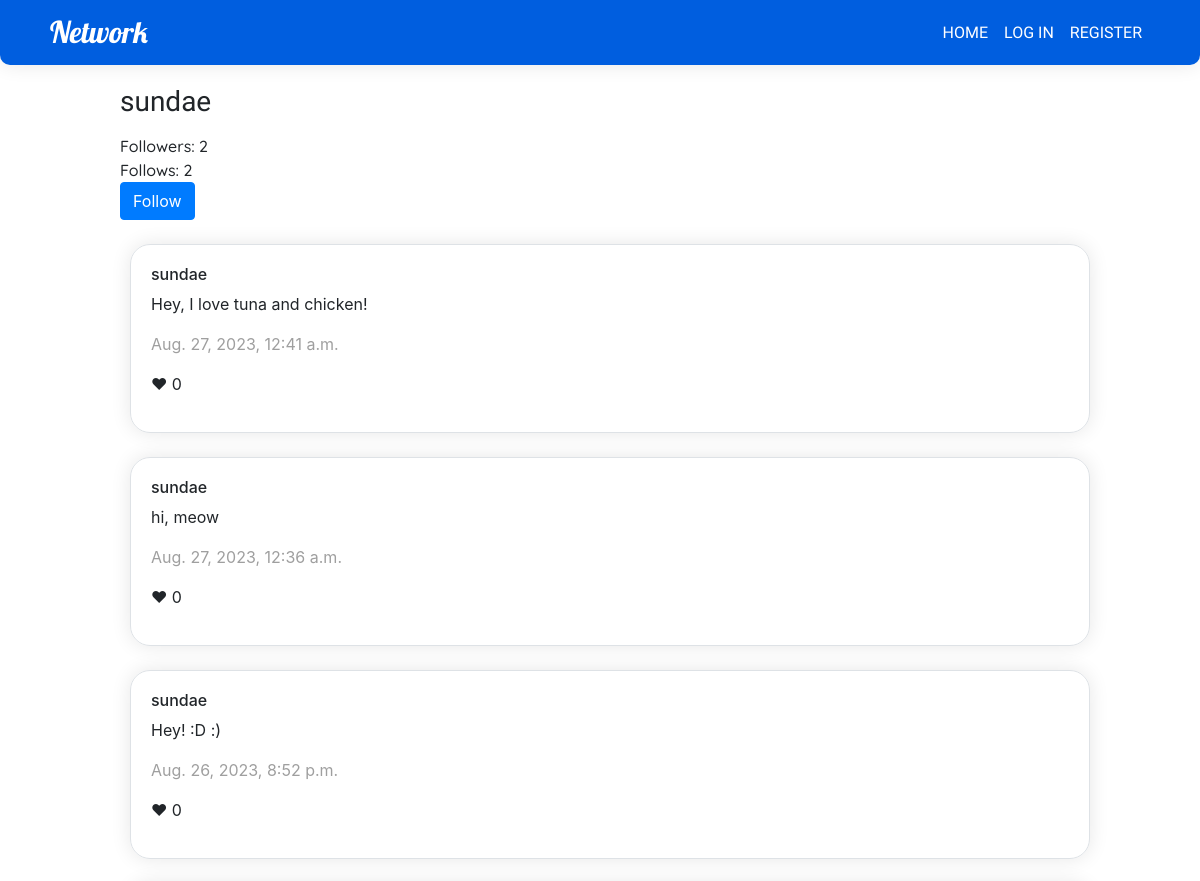
Before: /user_profile/2 (upper part) with the older database file.
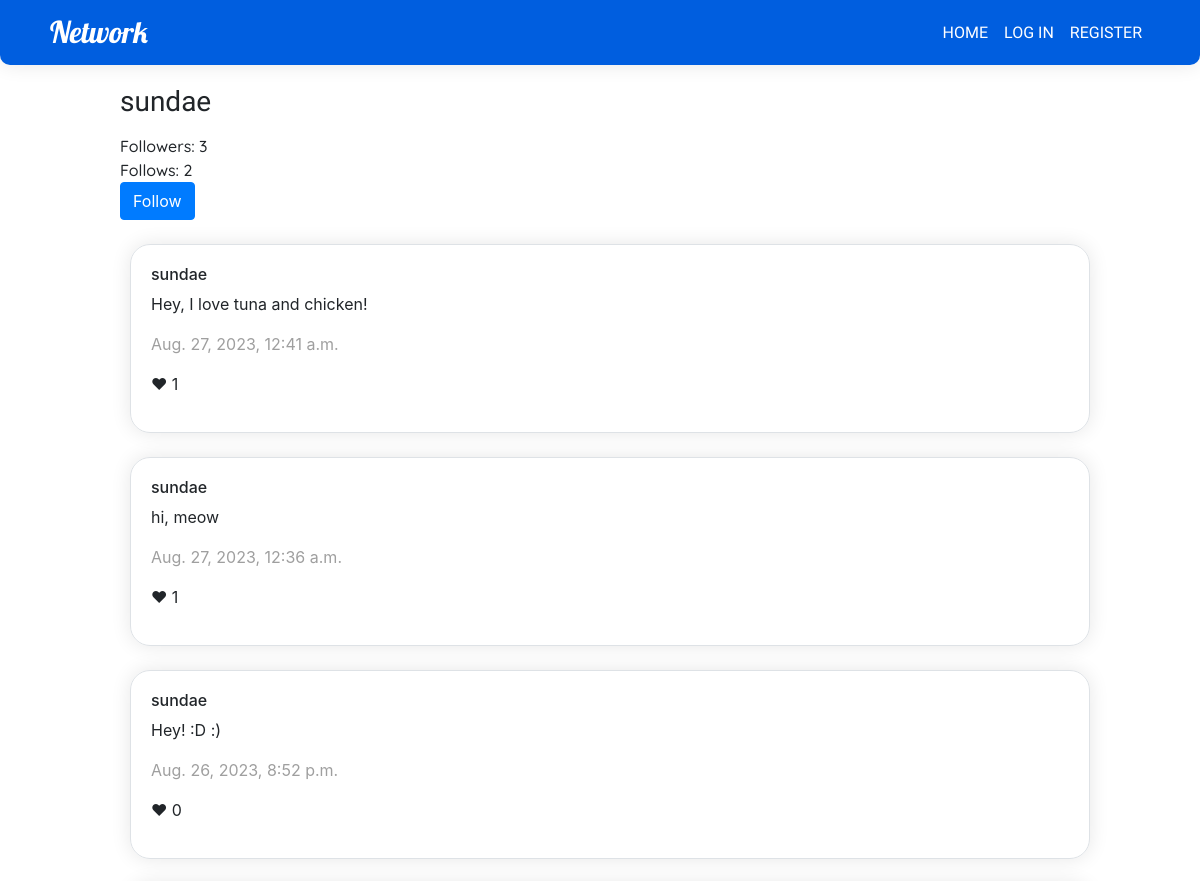
After: the same page with the newer database file.
### network/models.py (models this page shows, shortened)
class Post(models.Model):
    content = models.CharField(max_length=140)
    user = models.ForeignKey(User, related_name=("author"), on_delete=models.CASCADE)
    date = models.DateTimeField(auto_now_add=True)
    likedBy = models.ManyToManyField(User, null=True, blank=True, related_name="likedBy")
    likes = models.IntegerField(default=0)

class User(AbstractUser):
    followers = models.ManyToManyField('self', symmetrical=False, related_name='user_followers')
    follows = models.ManyToManyField('self', symmetrical=False, related_name='user_follows')

### network/views.py (the view)
# urls.py: path("user_profile/<int:id>", views.user_profile, name="user_profile"),
def user_profile(request, id):
    profile = User.objects.get(pk=id)
    postData = Post.objects.filter(user=profile).order_by('-date')
    followers = profile.followers.all().count()
    follows = profile.follows.all().count()
    paginator = Paginator(postData, 10)
    page_number = request.GET.get('page')
    page_obj = paginator.get_page(page_number)
    userIn = request.user
    if userIn == profile:
        isAuthor = True
    else:
        isAuthor = False
    if userIn in profile.followers.all():
        alreadyFollow = True
    else:
        alreadyFollow = False
    if userIn.is_authenticated:
        liked_post_ids = Like.objects.filter(whoLiked=userIn).values_list('postLiked_id', flat=True)
    else:
        liked_post_ids =[]
    return render(request, "network/user_profile.html", {
        "posts":page_obj,
        "userProf":profile,
        "userIn": userIn,
        "followers":followers,
        "follows":follows,
        "alreadyFollow":alreadyFollow,
        "isAuthor":isAuthor,
        "profile":profile,
        "likedPostsId": liked_post_ids
    })

### network/templates/network/user_profile.html (shortened to what this page needs)
{% extends "network/layout.html" %} {% block body %}
<div class="container-center">
    <h3 class="francois-one-regular">{{ userProf }}</h3>
    <div style="margin-top: 15px;">
      <a class="quicksand">Followers: {{ followers }}</a>
      <br>
      <a class="quicksand">Follows: {{ follows }}</a>
    </div>
  {% if alreadyFollow %}
  <form method="POST" action="{% url 'unfollow' id=profile.id %}">
    {% csrf_token %}
  <button class="btn btn-primary" type="submit">Unfollow</button>
  </form>
  {% elif not isAuthor %}
  <form method="POST" action="{% url 'follow' id=profile.id %}">
  <button class="btn btn-primary" type="submit">Follow</button>
  </form>
  {% endif %}
  {% for post in posts %}
  <div class="newpost border mt-4" id="post-{{ post.id }}">
    <h6>{{post.user}}</h6>
    <p id="content-{{ post.id }}">{{post.content}}</p>
    <p style="color:#9F9F9F;">{{post.date}}</p>
    <p id="likes-{{post.id}}">	&hearts; {{post.likes}}</p>
  </div>
  {% endfor %}
</div>
{% endblock %}

Changed rows visible on the page:
changed Post "Hey, I love tuna and chicken!": likes "0" → "1"
changed Post "hi, meow": likes "0" → "1"
Other visible differences:
{{ followers }}: "2" → "3"
